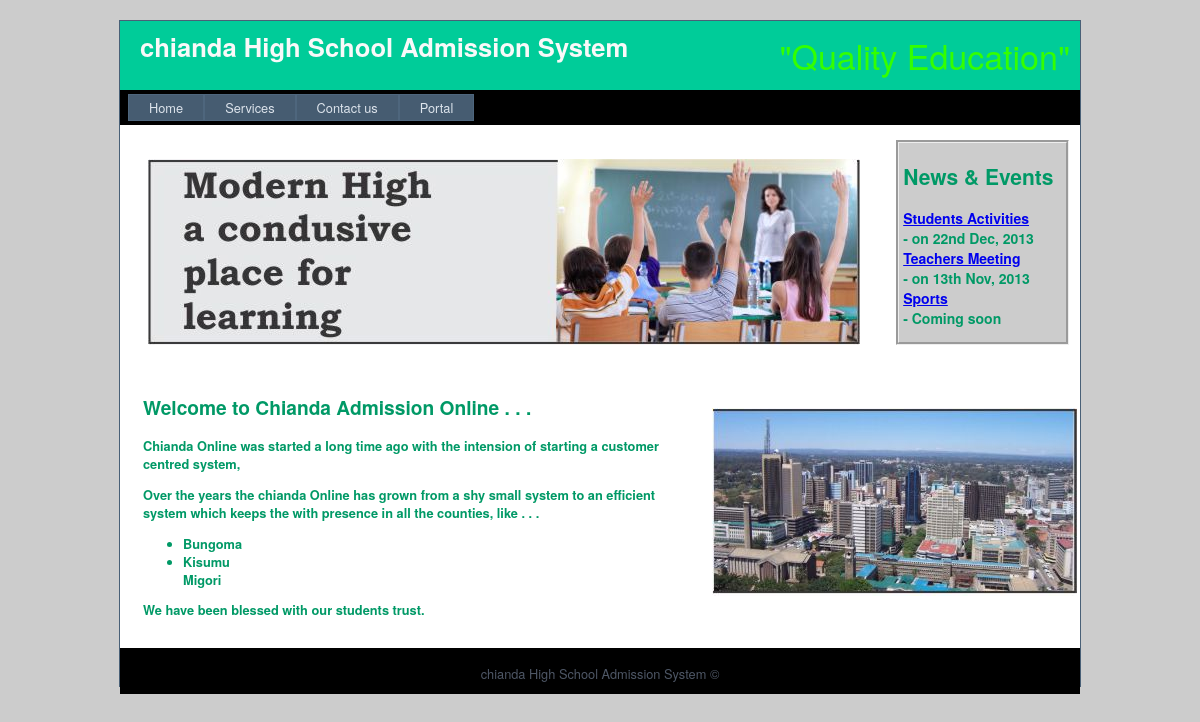
The page / on the database its author committed.
### tables this page shows
CREATE TABLE IF NOT EXISTS `heading` (
  `id` int(255) NOT NULL AUTO_INCREMENT,
  `heading` varchar(255) NOT NULL,
  PRIMARY KEY (`id`)
);

CREATE TABLE IF NOT EXISTS `all_rights_reserved` (
  `id` int(25) NOT NULL AUTO_INCREMENT,
  `details` text NOT NULL,
  PRIMARY KEY (`id`)
);

### index.php (the view, shortened to what this page needs)
<!DOCTYPE html PUBLIC "-//W3C//DTD XHTML 1.0 Transitional//EN" "http://www.w3.org/TR/xhtml1/DTD/xhtml1-transitional.dtd">
<html data-savefrom-tab-data="{&quot;module&quot;:&quot;lm&quot;,&quot;tooltip&quot;:&quot;Links found: 0&quot;}" xmlns="http://www.w3.org/1999/xhtml"><head>
<link href="include/style.css" rel="stylesheet" type="text/css">
<body data-savefrom-link-count="13">
    <div class="page">
    <div class="header">
            <div class="title">
                <h1>
                  <?php
			$result=mysql_query( "SELECT * FROM heading" );
			while ($row=mysql_fetch_array($result))
				{
					echo $row['heading'];
					}
            ?>
            </h1>
            </div>
            <div class="loginDisplay">&quot;Quality Education&quot;</div>
            <div class="clear hideSkiplink">
                <a href="#NavigationMenu_SkipLink"><img alt="Skip Navigation Links" src="include/WebResource.gif" style="border-width:0px;" height="0" width="0"></a><div style="float: left;" class="menu" id="NavigationMenu">
                	<ul role="menubar" style="position: relative; width: auto; float: left;" tabindex="0" class="level1 static">
                		<li style="position: relative; float: left;" class="static" role="menuitem"><a tabindex="-1" class="level1 static" href="index.php">Home</a></li>
                		<li style="position: relative; float: left;" role="menuitem" aria-haspopup="NavigationMenu:submenu:3" class="has-popup static"><a tabindex="-1" class="popout level1 static" href="services.php">Services</a>
                		  </li>
                		<li style="position: relative; float: left;" class="static" role="menuitem"><a tabindex="-1" class="level1 static" href="contactus.php">Contact us</a></li>
                		<li style="position: relative; float: left;" class="static" role="menuitem"><a tabindex="-1" class="level1 static" href="portal.php">Portal</a></li>
                	</ul>
                </div><div style="clear: left;"></div>
            </div>
</div>
      <table width="100%">
  <tr>
    <th width="80%" height="232" scope="col"><div class="banner:active"><img src="images/sarah3.jpg" alt="" width="712" height="186" class="banner" /></div></th>
    <th width="20%" scope="col"><div class="banner2">
      <h2>News &amp; Events</h2>
      <div>
        <p><a href="http://www.google.com/"><strong>Students Activities</strong></a><br />
- on 22nd Dec, 2013<br />
<a href="http://www.google.com/"><strong>Teachers Meeting</strong></a><br />
- on 13th Nov, 2013<br />
<a href="http://www.google.com/"><strong>Sports</strong></a><br />
          - Coming soon</p>
      </div>
    </div>&nbsp;</th>
  </tr>
</table>
<table width="100%">
  <tr>
    <th width="66%" scope="col"><div class="main">
      <h2>Welcome to Chianda Admission Online . . .</h2>
      <p>Chianda Online was started a long time ago with the intension of starting a customer centred system,</p>
      <p>Over the years the chianda Online has grown from a shy small system to an efficient system which keeps the with presence in all the counties, like . . .</p>
      <ul>
        <li>Bungoma</li>
        <li>Kisumu</li>
        Migori
      </ul>
          We have been blessed with our students trust.</div>&nbsp;</th>
    <th width="22%" scope="col" bgcolor=""><div><img src="images/sarah4.jpg" width="365" height="188" />&nbsp;</div></th>
  </tr>
</table>
        <div class="footer">
          <div align="left">
            <div class="footer"><?php
      			$result=mysql_query( "SELECT * FROM all_rights_reserved" );
      			while ($row=mysql_fetch_array($result))
      				{
      					echo $row['details'];
      					}
                  ?>
            </div>
          </div>
      </div>
    </div>
</body></html>

### include/style.css (style rules this page uses)
.page { width: 960px; background-color: #fff; margin: 20px auto 0px auto; border: 1px solid #496077; }
.header { position: relative; margin: 0px; padding: 0px; background:#0C9; width: 100%; overflow: visible; }
.header h1 { font-weight: 700; margin: 0px; padding: 0px 0px 0px 20px; color: #f9f9f9; border: none; line-height: 2em; font-size: 2em; }
.banner { padding: 0px 12px; margin: 12px 8px 8px 8px; min-height: 186px; max-width: 716px; -webkit-transition: all 2s linear 2s; -moz-transition: all 2s linear 2s; -ms-transition: all 2s linear 2s; -o-transition: all 2s linear 2s; transition: all 2s linear 2s; }
.banner2 { padding: 0px 4px; margin: 12px 8px 8px 8px; min-height: 186px; max-width: 100%; text-align: left; font-size: 14px; background:#CCC; border:groove; }
.main { padding: 0px 12px; margin: 12px 8px 8px 8px; min-height: 100%; text-align:left; }
.footer { color: #4e5766; padding: 8px 0px 0px 0px; margin: 0px auto; text-align: center; line-height: normal; height:30px; background-color: Black; }
div.hideSkiplink { background-color:#000; width:100%; }
div.menu { padding: 4px 0px 4px 8px; }
div.menu ul { list-style: none; margin: 0px; padding: 0px; width: auto; }
div.menu ul li a, div.menu ul li a:visited { background-color: #465c71; border: 1px #4e667d solid; color: #dde4ec; display: block; line-height: 1.35em; padding: 4px 20px; text-decoration: none; white-space: nowrap; }
.clear { clear: both; }
.title { display: block; float: left; text-align: left; width: auto; }
.loginDisplay { font:"Brush Script Std"; font-size:34px; display: block; text-align: right; padding: 10px; color:#3F0; }

### rows shown on the page
heading: heading "chianda High School Admission System"
all_rights_reserved: details "chianda High School Admission System ©"
